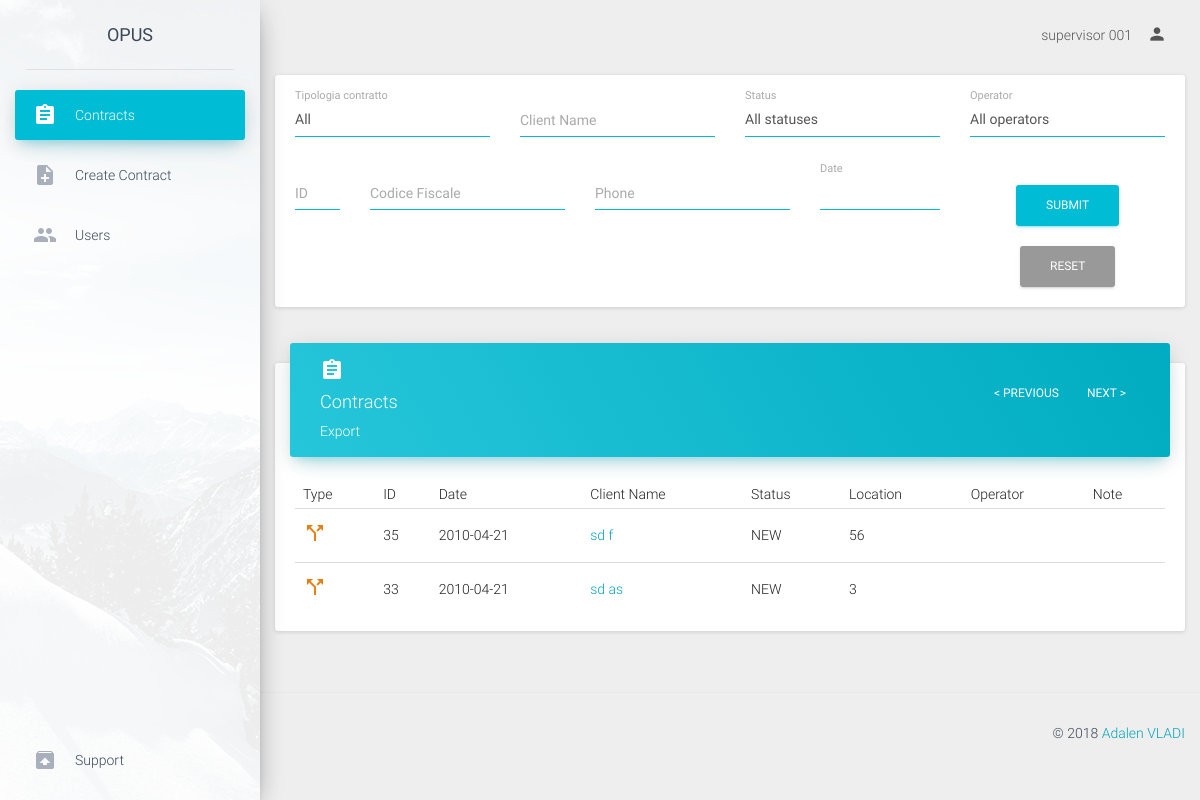
Page /supervisor/contracts (signed in) on the earlier database version.
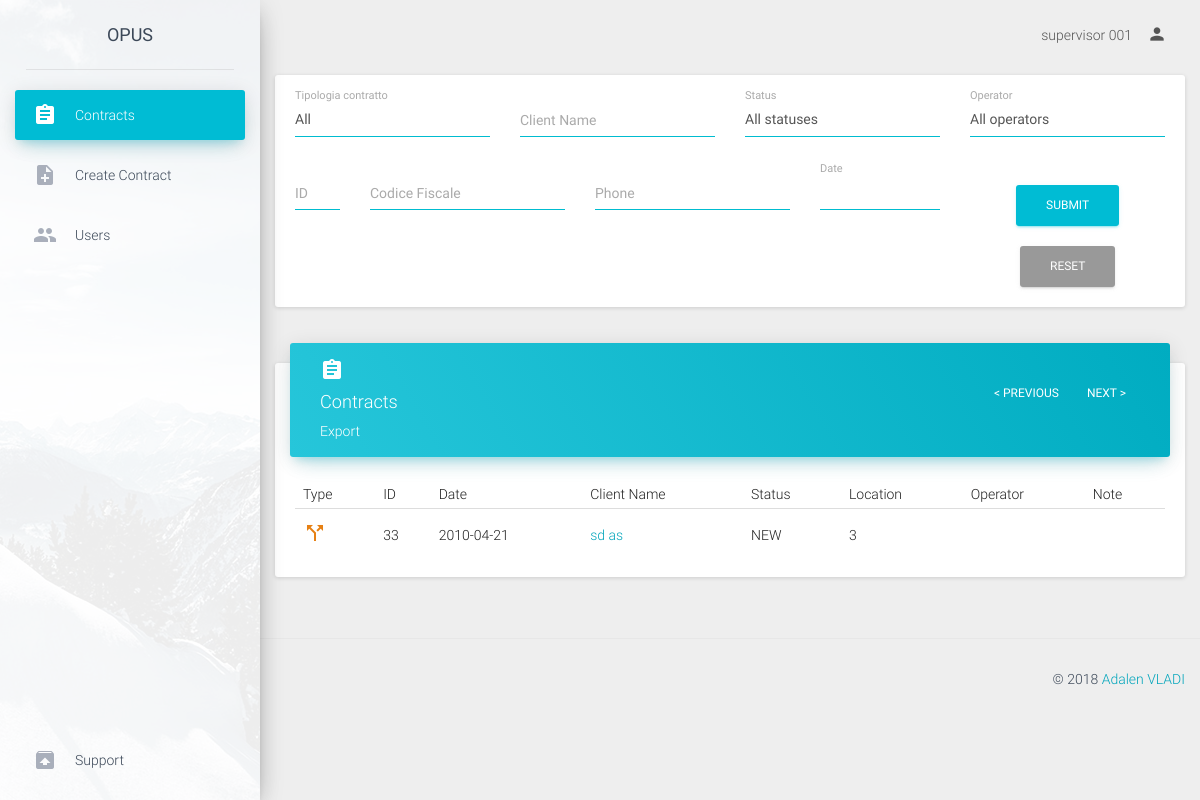
Same page on the later database version.
### tables this page shows
CREATE TABLE `contracts` (
  `contract_id` int(11) NOT NULL,
  `contract_type` enum('luce','gas','dual') NOT NULL,
  `proposal_number` varchar(50) NOT NULL,
  `date` date NOT NULL,
  `ugm_cb` enum('true','false') NOT NULL DEFAULT 'false',
  `analisi_cb` enum('true','false') NOT NULL DEFAULT 'false',
  `iniziative_cb` enum('true','false') NOT NULL DEFAULT 'false',
  `toponimo` enum('via') NOT NULL,
  `address` text NOT NULL,
  `civico` varchar(30) NOT NULL,
  `price` varchar(50) NOT NULL,
  `location` varchar(100) NOT NULL,
  `uf_toponimo` enum('via') NOT NULL,
  `uf_address` text NOT NULL,
  `uf_civico` varchar(30) NOT NULL,
  `uf_price` varchar(50) NOT NULL,
  `uf_location` varchar(100) NOT NULL,
  `ddf_toponimo` enum('via') NOT NULL,
  `ddf_address` text NOT NULL,
  `ddf_civico` varchar(30) NOT NULL,
  `ddf_price` varchar(50) NOT NULL,
  `ddf_location` varchar(100) NOT NULL,
  `ubicazione_fornitura` enum('resident','non_resident') NOT NULL,
  `domicillazione_documenti_fatture` enum('residenza','ubicazione_fornitura','altro') NOT NULL,
  `listino` varchar(50) NOT NULL,
  `gas_request_type` varchar(50) NOT NULL,
  `gas_pdr` varchar(50) NOT NULL,
  `gas_fornitore_uscente` varchar(50) NOT NULL,
  `gas_consume_annuo` varchar(50) NOT NULL,
  `gas_tipo_riscaldamento` enum('true','false') NOT NULL,
  `gas_tipo_cottura_acqua` enum('true','false') NOT NULL,
  `gas_remi` varchar(50) NOT NULL,
  `gas_matricola` varchar(50) NOT NULL,
  `luce_request_type` varchar(50) NOT NULL,
  `luce_pdr` varchar(50) NOT NULL,
  `luce_fornitore_uscente` varchar(50) NOT NULL,
  `luce_opzione_oraria` varchar(50) NOT NULL,
  `luce_potenza` varchar(50) NOT NULL,
  `luce_tensione` varchar(50) NOT NULL,
  `luce_consume_annuo` varchar(50) NOT NULL,
  `fature_via_email` enum('true','false') NOT NULL,
  `operator` int(11) NOT NULL COMMENT 'user id',
  `status` int(11) NOT NULL DEFAULT '1' COMMENT 'status id',
  `cancellation_reason` varchar(100) NOT NULL,
  `gender` enum('male','female') NOT NULL,
  `rag_sociale` text NOT NULL,
  `first_name` varchar(50) NOT NULL,
  `last_name` varchar(50) NOT NULL,
  `bussines_name` varchar(50) NOT NULL,
  `client_type` enum('personal','intestario','delega') NOT NULL,
  `tel_number` varchar(30) NOT NULL,
  `alt_number` varchar(30) NOT NULL,
  `cel_number` varchar(30) NOT NULL,
  `cel_number2` varchar(30) NOT NULL,
  `cel_number3` varchar(30) NOT NULL,
  `email` varchar(50) NOT NULL,
  `alt_email` varchar(50) NOT NULL,
  `birth_nation` varchar(50) NOT NULL,
  `vat_number` varchar(50) NOT NULL,
  `partita_iva` varchar(50) NOT NULL,
  `birth_date` date NOT NULL,
  `birth_municipality` varchar(50) NOT NULL,
  `delega_first_name` varchar(50) NOT NULL,
  `delega_last_name` varchar(50) NOT NULL,
  `delega_vat_number` varchar(100) NOT NULL,
  `document_type` enum('id_card','passport') NOT NULL,
  `document_number` varchar(100) NOT NULL,
  `document_date` date NOT NULL,
  `iban_code` varchar(50) NOT NULL,
  `iban_accounthoder` varchar(50) NOT NULL,
  `iban_fiscal_code` varchar(50) NOT NULL,
  `payment_type` enum('postal','cc') NOT NULL,
  `note` text NOT NULL,
  `campaign` int(11) NOT NULL COMMENT 'campaign_id',
  `supervisor` int(11) NOT NULL COMMENT 'user_id'
);

CREATE TABLE `status` (
  `status_id` int(11) NOT NULL,
  `status_name` varchar(50) NOT NULL,
  `status_description` text NOT NULL
);

### application/controller/supervisor.php (called while the page is built, shortened)
<?php
class supervisor extends Controller
{
    function contracts(){
        $contracts=$this->model->getContracts();
        $statuses=$this->model->getStatuses();
        require APP . 'view/supervisor/header.php';
        require APP . 'view/supervisor/contracts.php';
        require APP . 'view/supervisor/footer.php';
    }
}

### public/index.php (called while the page is built, shortened)
<?php
require APP . 'core/controller.php';
$app = new Application();

### application/core/controller.php (called while the page is built, shortened)
<?php
class Controller
{
    public $db = null;
    private function openDatabaseConnection()
    {
        $options = array(PDO::ATTR_DEFAULT_FETCH_MODE => PDO::FETCH_OBJ, PDO::ATTR_ERRMODE => PDO::ERRMODE_WARNING);
        $this->db = new PDO(DB_TYPE . ':host=' . DB_HOST . ';dbname=' . DB_NAME . ';charset=' . DB_CHARSET, DB_USER, DB_PASS, $options);
    }
    public function loadModel()
    {
        if (isset($_SESSION['role'])) {
            switch ($_SESSION['role']) {
                case 'supervisor':
                    require APP . 'model/supervisor.php';
                    break;
            }
        }else{
            require APP . 'model/model.php';
        }
        $this->model = new Model($this->db);
    }
}

### application/model/supervisor.php (called while the page is built, shortened)
<?php
class Model
{
    function __construct($db)
    {
        try {
            $this->db = $db;
        } catch (PDOException $e) {
            exit('Database connection could not be established.');
        }
    }
    public function getStatuses(){
        $sql='SELECT * FROM status';
        $query = $this->db->prepare($sql);
        $query->execute();
        return $query->fetchAll();
    }
    public function getContracts($export=null){
        $page         = (int)(isset($_REQUEST['page'])? $_REQUEST['page']:0);
        $contract_type= (isset($_REQUEST['contract_type'])?$_REQUEST['contract_type']:'%');
        $operator     = (isset($_REQUEST['operator'])?$_REQUEST['operator']:'%');
        $date         = (isset($_REQUEST['date'])?$_REQUEST['date']:'');
        $client_name  = (isset($_REQUEST['client_name'])?$_REQUEST['client_name']:'');
        $status       = (isset($_REQUEST['status'])?$_REQUEST['status']:'%');
        $phone        = (isset($_REQUEST['phone'])?$_REQUEST['phone']:'%');
        $codice_fiscale= (isset($_REQUEST['codice_fiscale'])?$_REQUEST['codice_fiscale']:'%');
        $limiter      = 30;
        $pager        = $limiter*$page;
        if ($date!='') {
            $date =explode('-',(isset($_GET['date'])?$_GET['date']:''));
            $date1 = date("Y-m-d", strtotime($date[0]));
            $date2 = date("Y-m-d", strtotime($date[1]));
        } else {
            $date1 ="1999-01-01";
            $date2 ="2099-01-01";
        }
        if ($client_name!=''){
            if (count(explode(' ',$client_name))>1) {
                $first_name=explode(' ',$client_name)[0].'%';
                $last_name=explode(' ',$client_name)[1].'%';
            }else{
                $first_name=$client_name.'%';
                $last_name='%';
            }
        } else {
                $first_name='%';
                $last_name='%';
        }
        if ($codice_fiscale==''){$codice_fiscale='%';}else {$codice_fiscale.='%';};
        $sql="SELECT * FROM contracts
                WHERE contract_type LIKE :contract_type
                    AND  operator LIKE :operator
                    AND (   DATE(`date`) >= DATE(:date1)
                        AND
                            DATE(`date`) <= DATE(:date2)
                        )
                    AND (
                            (first_name LIKE :first_name AND last_name LIKE :last_name)
                        OR
                            (first_name LIKE :last_name AND last_name LIKE :first_name)
                        )
                    AND status LIKE :status
                    AND (   (tel_number LIKE :phone)
                        OR  (alt_number LIKE :phone)
                        OR  (cel_number LIKE :phone)
                        OR  (cel_number2 LIKE :phone)
                        OR  (cel_number3 LIKE :phone)
                        )
                    AND vat_number LIKE :codice_fiscale
                    AND supervisor=:supervisor_id
                ORDER BY contract_id DESC ";
        if (!$export) {
            $sql.=" LIMIT :pager , :limiter";
            $query = $this->db->prepare($sql);
            $query->bindParam(':pager', $pager, PDO::PARAM_INT);
            $query->bindParam(':limiter', $limiter, PDO::PARAM_INT);
        }else{
            $query = $this->db->prepare($sql);
        }
        $query->bindParam(':supervisor_id', $_SESSION['user_id']);
        $query->bindParam(':contract_type', $contract_type);
        $query->bindParam(':operator', $operator);
        $query->bindParam(':date1', $date1);
        $query->bindParam(':date2', $date2);
        $query->bindParam(':first_name', $first_name);
        $query->bindParam(':last_name', $last_name);
        $query->bindParam(':status', $status);
        $query->bindParam(':phone', $phone);
        $query->bindParam(':codice_fiscale', $codice_fiscale);
        $query->execute();
        if (!$export) {
            return $query->fetchAll();
        }
    }
}

### application/view/supervisor/contracts.php (the view, shortened to what the changed rows need)
<div class="content" style="margin-top: 20px">
                                    <?php
                                        $output='';
                                        foreach ($statuses as $status) {
                                            $output.='<option value="'.$status->status_id.'" >'.$status->status_name.'</option>';
                                        }
                                    ?>
                                    <?php
                                        $output='';
                                        foreach ($operators as $operator) {
                                            $output.='<option value="'.$operator->user_id.'" >'.$operator->first_name.' '.$operator->last_name.'</option>';
                                        }
                                    ?>
        <div class="row">
            <div class="col-md-12">
                <div class="card">
                    <div class="card-content table-responsive">
                        <table class="table table-hover">
                            <thead>
                                <th>Type</th>
                                <th>ID</th>
                                <th>Date</th>
                                <th>Client Name</th>
                                <th>Status</th>
                                <th>Location</th>
                                <th>Operator</th>
                                <th>Note</th>
                            </thead>
                            <tbody>
                                <?php
                                    $output='';
                                    foreach ($contracts as $contract) {
                                        $output.='<tr>';
                                                    if ($contract->contract_type=='gas') {
                                                        $output.='<td><i style="color:#3885e8" class="material-icons">local_gas_station</i></td>';
                                                    }elseif ($contract->contract_type=='luce') {
                                                        $output.='<td><i style="color:#ded00f" class="material-icons">battery_charging_full</i></td>';
                                                    }elseif ($contract->contract_type=='dual') {
                                                        $output.='<td><i style="color:#e68013" class="material-icons">call_split</i></td>';
                                                    }
                                        $output.='<td>'.$contract->contract_id.'</td>
                                                    <td>'.(explode(' ',$contract->date)[0]).'</td>
                                                    <td><a href="viewContract/'.$contract->contract_id.'">'.$contract->first_name.' '.$contract->last_name.'</a></td>';
                                                    foreach ($statuses as $key => $status) {
                                                        if ($status->status_id==$contract->status) {
                                                            $status=$status->status_name;
                                                            break;
                                                        }
                                                    }
                                        $output.='<td>'.$status.'</td>
                                                    <td>'.$contract->location.'</td>';
                                                        if (isset($operator)) {
                                                            $output.='<td><a href="viewUser/'.$operator->user_id.'">'.$operator->first_name.' '.$operator->last_name.'</td>';
                                                        } else {
                                                            $output.= '<td></td>';
                                                        }
                                        $note=(strlen($contract->note)>20)?substr($contract->note, 0,20).'...':$contract->note;
                                        $output.='<td title="'.$contract->note.'">'.$note.'</td>';
                                        $output.='</tr>';
                                    }
                                    echo $output;
                                 ?>
                            </tbody>
                        </table>
                    </div>
                </div>
            </div>
        </div>
    </div>

Differences in the rows shown:
no longer on this page (row edited): contracts: contract_type "dual" (drawn), contract_id "35", date "2010-04-21", first_name "sd", last_name "f", $status "NEW", location "56"
